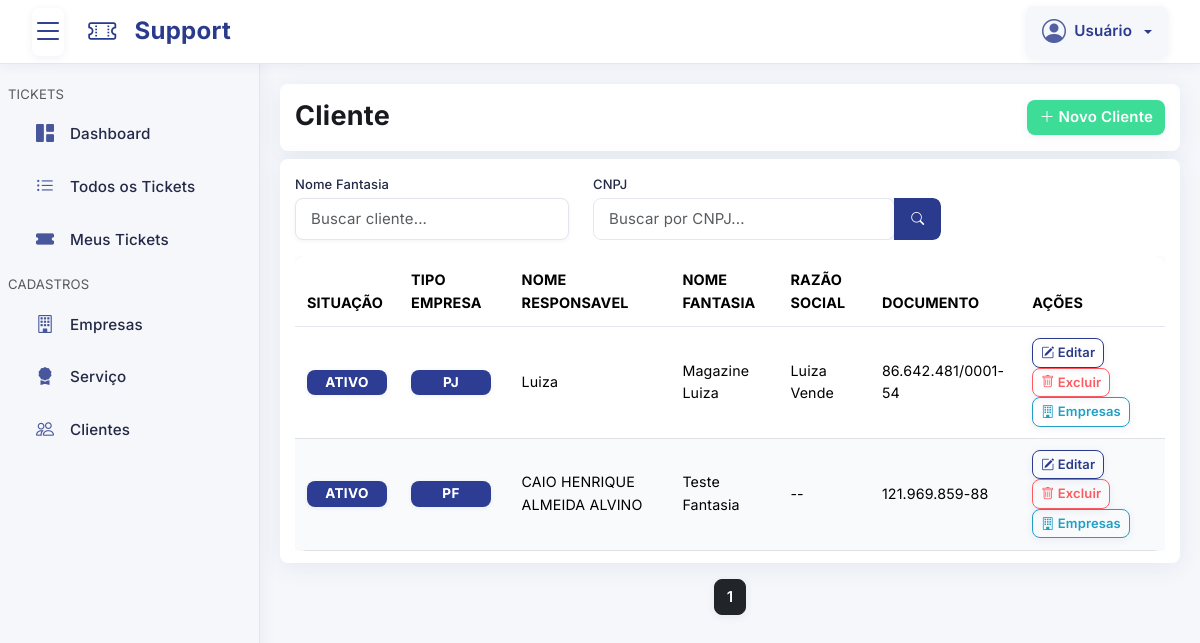
The page /pages/cliente/index.php on the database as committed earlier.
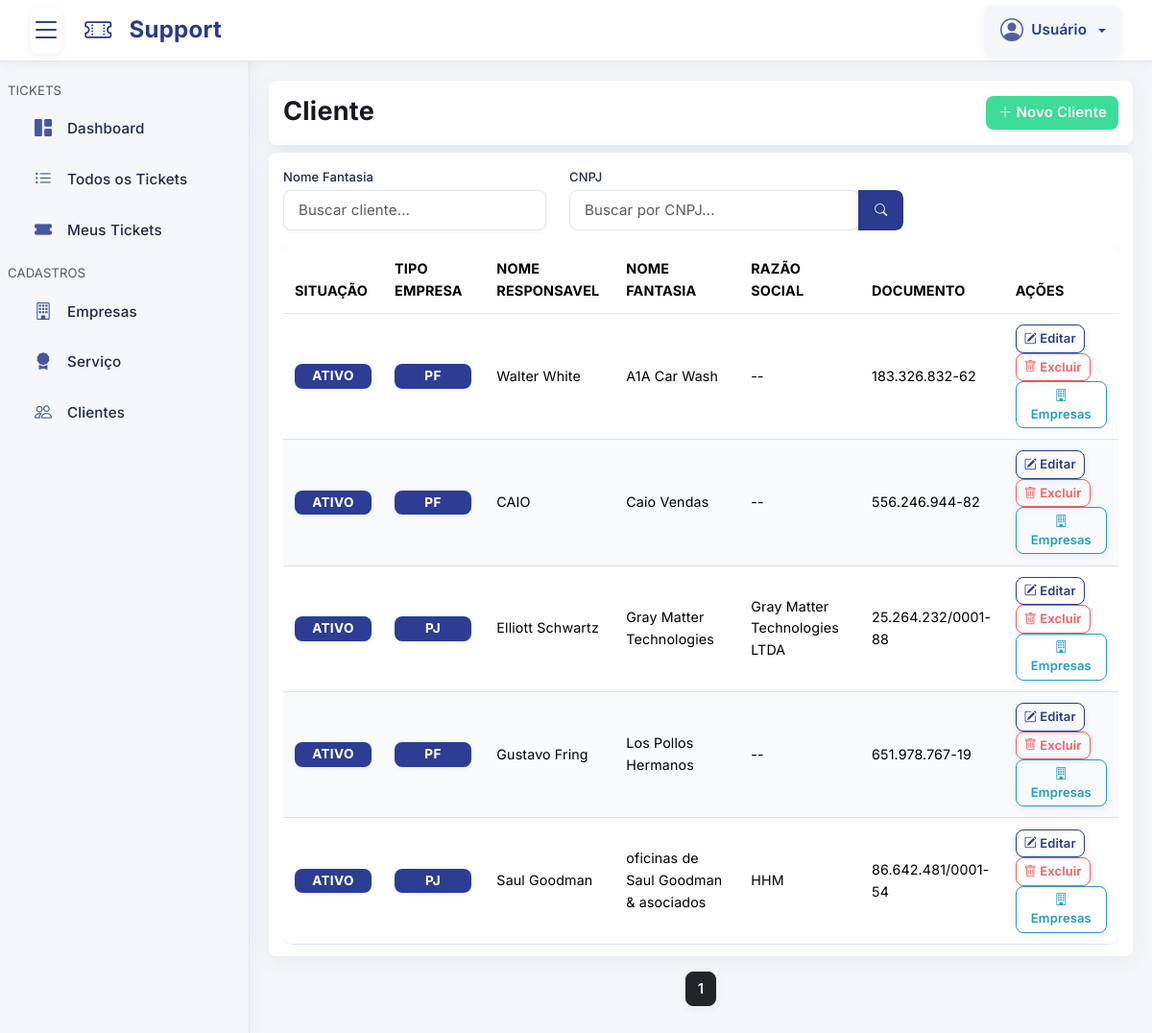
The same page on the database as committed later.
### tables this page shows
CREATE TABLE `cliente` (
  `id` int(11) NOT NULL,
  `usuario_id` int(11) NOT NULL,
  `tipo` varchar(255) NOT NULL DEFAULT 'CNPJ' COMMENT 'CNPJ ou CPF',
  `documento` varchar(255) NOT NULL COMMENT 'xx.xxx.xxx/xxxx-xx ou xxx.xxx.xxx-xx',
  `razao_social` varchar(255) DEFAULT NULL,
  `nome_fantasia` varchar(255) NOT NULL,
  `telefone` varchar(20) NOT NULL COMMENT 'Formato: (XX) X XXXX-XXXX',
  `email` varchar(255) DEFAULT NULL,
  `responsavel_nome` varchar(255) NOT NULL,
  `responsavel_email` varchar(255) DEFAULT NULL,
  `responsavel_telefone` varchar(20) NOT NULL COMMENT 'Formato: (XX) X XXXX-XXXX',
  `responsavel_documento` varchar(18) NOT NULL COMMENT 'CPF: XXX.XXX.XXX-XX ou RG',
  `cep` varchar(10) DEFAULT NULL COMMENT 'Formato: XXXXX-XXX',
  `cidade` varchar(255) DEFAULT NULL,
  `estado` varchar(255) DEFAULT NULL,
  `pais` varchar(255) DEFAULT NULL,
  `endereco` varchar(255) DEFAULT NULL,
  `numero` varchar(50) DEFAULT NULL,
  `bairro` varchar(255) DEFAULT NULL,
  `situacao` tinyint(1) NOT NULL DEFAULT 1 COMMENT '0 = INATIVO ou 1 = ATIVO',
  `cadastrado` timestamp NULL DEFAULT current_timestamp(),
  `alterado` timestamp NULL DEFAULT current_timestamp() ON UPDATE current_timestamp()
);

### config/Database.php (called while the page is built, shortened)
<?php
class Database
{
    private $host = "localhost";
    private $dbName = "support_ticket_manager";
    private $username = "root";
    private $password = "";
    private $pdo;
    private function connect()
    {
        $dsn = "mysql:host={$this->host};dbname={$this->dbName};";
        try {
            $this->pdo = new PDO(
                $dsn,
                $this->username,
                $this->password,
                array(PDO::MYSQL_ATTR_INIT_COMMAND => "SET NAMES utf8")
            );
            $this->pdo->setAttribute(PDO::ATTR_ERRMODE, PDO::ERRMODE_EXCEPTION);
            $this->pdo->setAttribute(PDO::ATTR_DEFAULT_FETCH_MODE, PDO::FETCH_ASSOC);
        } catch (PDOException $e) {
            $this->error = $e->getMessage();
            die("Erro ao conectar ao banco de dados: {$this->error}");
        }
    }
    public function getConnection()
    {
        try {
            return $this->pdo;
        } catch (PDOException $e) {
            $this->error = $e->getMessage();
            die("Erro ao conectar ao banco de dados: {$this->error}");
        }
    }
}

### config/Cliente.php (called while the page is built, shortened)
<?php
class Cliente
{
    private $db;
    public function __construct($db)
    {
        $this->db = $db;
    }
    public function index($parametros = array())
    {
        try {
            $cliente_id = isset($parametros["cliente_id"]) ? $parametros["cliente_id"] : NULL;
            $nome_fantasia = isset($parametros["nome_fantasia"]) ? $parametros["nome_fantasia"] : NULL;
            $documento = isset($parametros["documento"]) ? $parametros["documento"] : NULL;
            $pagina = isset($parametros["pagina"]) ? $parametros["pagina"] : 1;
            $limite = isset($parametros["limite"]) ? $parametros["limite"] : 10;
            $where = array();
            $query = "SELECT `cliente`.*";
            $queryCount = "SELECT COUNT(`cliente`.`id`)";
            $query .= " FROM `cliente`";
            $queryCount .= " FROM `cliente`";
            $query .= " ORDER BY `cliente`.`nome_fantasia` ASC";
            $query .= " LIMIT :limite OFFSET :offset";
            $stmt = $this->db->prepare($query);
            $stmtCount = $this->db->prepare($queryCount);
            $offset = ($pagina - 1) * $limite;
            $stmt->bindParam(":limite", $limite, PDO::PARAM_INT);
            $stmt->bindParam(":offset", $offset, PDO::PARAM_INT);
            $stmt->execute();
            $stmtCount->execute();
            $resultados = $stmt->fetchAll(PDO::FETCH_OBJ);
            $total = $stmtCount->fetchColumn();
            $paginação = array(
                "pagina" => $pagina,
                "limite" => $limite,
                "total" => $total,
                "total_paginas" => ceil($total / $limite)
            );
            return array(
                "resultados" => $resultados,
                "paginacao" => $paginação
            );
        } catch (\Throwable $th) {
            return array(
                "erro" => $th->getMessage() . " -> " . $th->getLine(),
                "resultados" => [],
                "paginacao" => array(
                    "pagina" => 1,
                    "limite" => 100,
                    "total" => 0,
                    "total_paginas" => 1
                )
            );
        }
    }
}

### pages/cliente/index.php (the view, shortened to what the rows shown need)
<?php include("../template/topo.php"); ?>
<?php
$cliente_id = isset($_GET["cliente_id"]) ? $_GET["cliente_id"] : NULL;
$empresa_id = isset($_GET["empresa_id"]) ? $_GET["empresa_id"] : NULL;
$documento = isset($_GET["documento"]) ? $_GET["documento"] : NULL;
$nome_fantasia = isset($_GET["nome_fantasia"]) ? $_GET["nome_fantasia"] : NULL;
$pagina = isset($_GET["pagina"]) ? $_GET["pagina"] : 1;
$indexRegistros = $classCliente->index([
    "cliente_id" => $cliente_id,
    "empresa_id" => $empresa_id,
    "documento" => $documento,
    "nome_fantasia" => $nome_fantasia,
    "pagina" => $pagina,
    "limite" => 15
]);
$registros = $indexRegistros["resultados"];
?>
<header class="sessao">
    <div class="row">
        <div class="col-xl-6 col-lg-6 col-md-6 col-sm-12 col-12 my-1">
            <h1 class="titulo">Cliente
            </h1>
        </div>
    </div>
</header>
<div class="sessao">
    <?php if (count($registros) == 0): ?>
        <div class="alert alerta-sem-cadastrar text-center py-4" role="alert">
            <div class="mb-3">
                <i class="bi bi-people fs-1"></i>
            </div>
            <h5 class="fw-bold">Nenhum cliente encontrado</h5>
            <p class="mb-0">Confira se os dados estão corretos ou cadastre um novo cliente.</p>
        </div>
    <?php else: ?>
        <div class="table-responsive">
            <table class="table table-hover">
                <thead>
                    <tr>
                        <th>Situação</th>
                        <th>Tipo Empresa</th>
                        <th>Nome Responsavel</th>
                        <th>Nome Fantasia</th>
                        <th>Razão Social</th>
                        <th>Documento</th>
                        <th>Ações</th>
                    </tr>
                </thead>
                <tbody>
                    <?php foreach ($registros as $registro): ?>
                        <?php if (is_object($registro)): ?>
                            <tr class="<?php echo isset($focu_cliente_id) && $registro->id == $focu_cliente_id ? 'table-active' : ''; ?>">
                                <td>
                                    <?php if (isset($registro->situacao) && $registro->situacao == 1): ?>
                                        <span class="badge status-situacao">Ativo</span>
                                    <?php else: ?>
                                        <span class="badge status-insituacao">Inativo</span>
                                    <?php endif; ?>
                                </td>
                                <td>
                                    <?php if (isset($registro->tipo) && $registro->tipo === "CNPJ"): ?>
                                        <span class="badge status-situacao">PJ</span>
                                    <?php else: ?>
                                        <span class="badge status-situacao">PF</span>
                                    <?php endif ?>
                                </td>
                                <td><?php echo isset($registro->responsavel_nome) ? $registro->responsavel_nome : "--"; ?></td>
                                <td><?php echo isset($registro->nome_fantasia) ? $registro->nome_fantasia : "--"; ?></td>
                                <td><?php echo isset($registro->razao_social) ? $registro->razao_social : "--"; ?></td>
                                <td><?php echo isset($registro->documento) && $registro->documento ? $registro->documento : (isset($registro->responsavel_documento) ? $registro->responsavel_documento : "--"); ?></td>
                                <td>
                                    <a href="edicao.php?id=<?php echo $registro->id; ?>" class="btn btn-sm btn-editar">
                                        <i class="bi-pencil-square"></i> Editar
                                    </a>
                                    <button
                                        data-bs-toggle="modal"
                                        data-bs-target="#excluir-<?php echo $registro->id; ?>"
                                        type="button"
                                        class="btn btn-sm btn-excluir">
                                        <i class="bi bi-trash"></i> Excluir
                                    </button>
                                    <a href="empresa.php?id=<?php echo $registro->id; ?>" class="btn btn-sm btn-empresa">
                                        <i class="bi-building"></i> Empresas
                                    </a>
                                </td>
                            </tr>
                        <?php endif; ?>
                    <?php endforeach; ?>
                </tbody>
            </table>
        </div>
</div>
<?php endif; ?>
<?php include("../template/rodape.php"); ?>

Rows that differ between the two databases and show on the page:
added cliente: situacao "ATIVO", tipo "PF", responsavel_nome "Walter White", nome_fantasia "A1A Car Wash", responsavel_documento "183.326.832-62"
changed cliente: responsavel_nome "CAIO HENRIQUE ALMEIDA ALVINO" → "CAIO"; nome_fantasia "Teste Fantasia" → "Caio Vendas"; responsavel_documento (not shown) → "556.246.944-82"; documento "121.969.859-88" → (not shown); moves up the list
added cliente: situacao "ATIVO", tipo "PJ", responsavel_nome "Elliott Schwartz", nome_fantasia "Gray Matter Technologies", razao_social "Gray Matter Technologies LTDA", documento "25.264.232/0001-88"
added cliente: situacao "ATIVO", tipo "PF", responsavel_nome "Gustavo Fring", nome_fantasia "Los Pollos Hermanos", responsavel_documento "651.978.767-19"
changed cliente: responsavel_nome "Luiza" → "Saul Goodman"; nome_fantasia "Magazine Luiza" → "oficinas de Saul Goodman & asociados"; razao_social "Luiza Vende" → "HHM"
